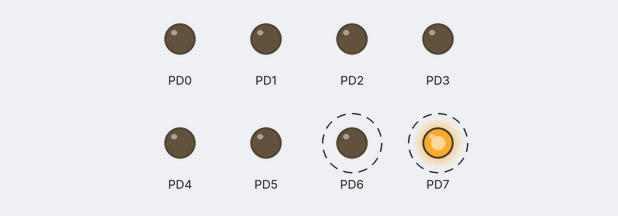
Bench run of a program on a simulated ATmega328P, built with avr-gcc and emulated at 8 MHz (the files do not name the chip). Shown: output pins drawn as LEDs (lit = HIGH). Dashed ring = blinking.

Above: at 0.2 s.
Timing chart, 0 to 3.0 s (numbered marks = the images above):
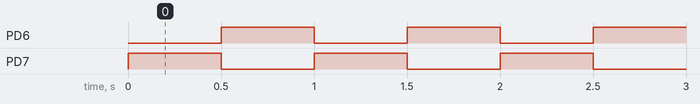

The program:

main.c
```c
/*
 * Opdracht 2.c
 *
 * Created: 03/02/2021 09:22:15
 * Author : Mick
 */

#define F_CPU 8e6

#include <avr/io.h>
#include <util/delay.h>


int main(void)
{
	DDRD = 0b11111111;			// All pins PORTD are set to output

    while (1)
    {
		PORTD = 0x80;	// turns led 7 on, all others off.
		wait (500);		// waits before moving on to avoid epilepsy vulnerable situations.
		PORTD = 0x40;	// turns led 6 on, all others off.
		wait (500);		// waits before moving on to avoid epilepsy vulnerable situations.
    }
}

//Waits for the given amount of time in milliseconds
void wait( int ms )
{
	for (int i=0; i<ms; i++) {
		_delay_ms( 1 );
	}
}
```

Measured:
- by itself, PD6, PD7: alternates HIGH for 0.50 s and LOW for 0.50 s
